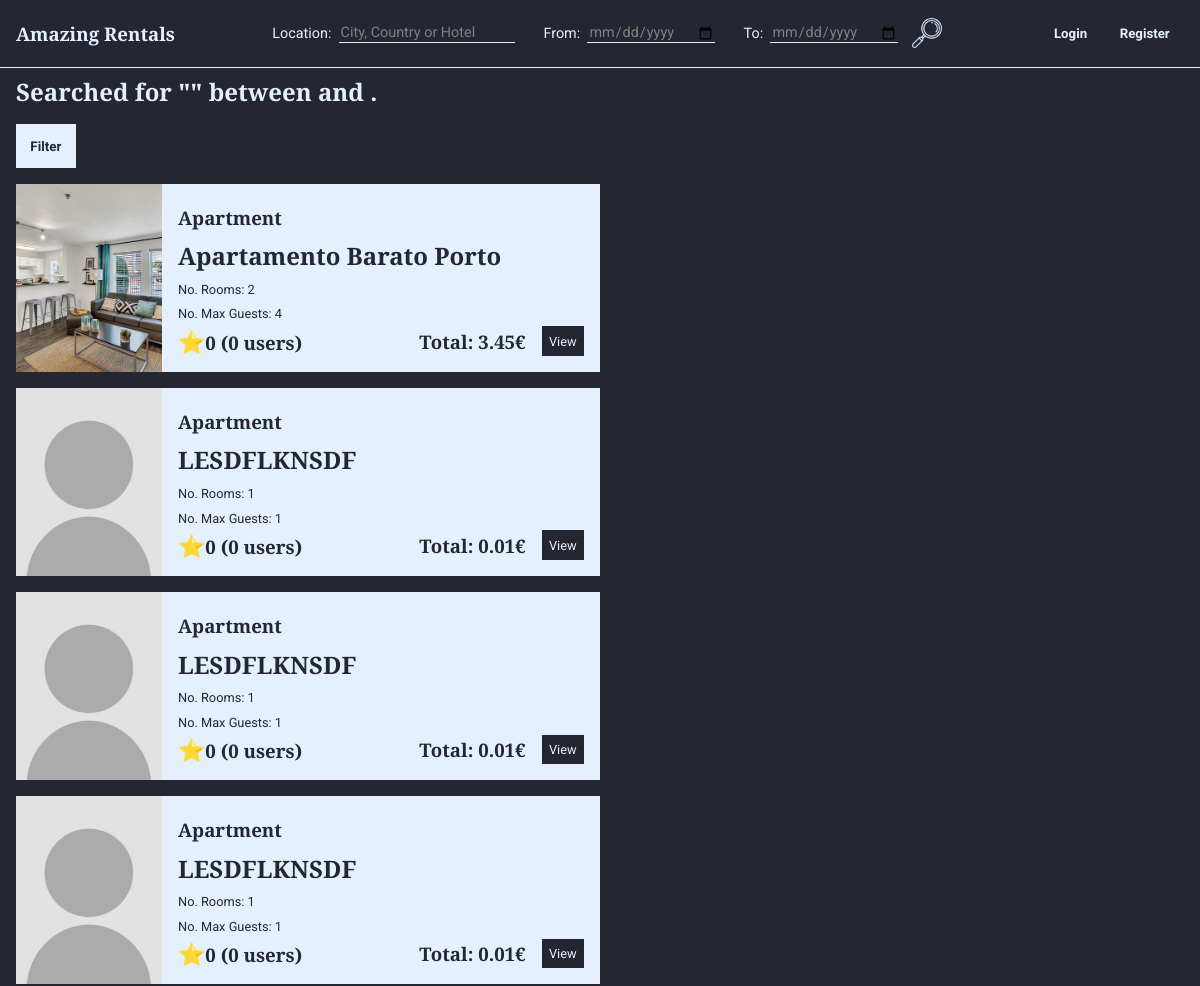
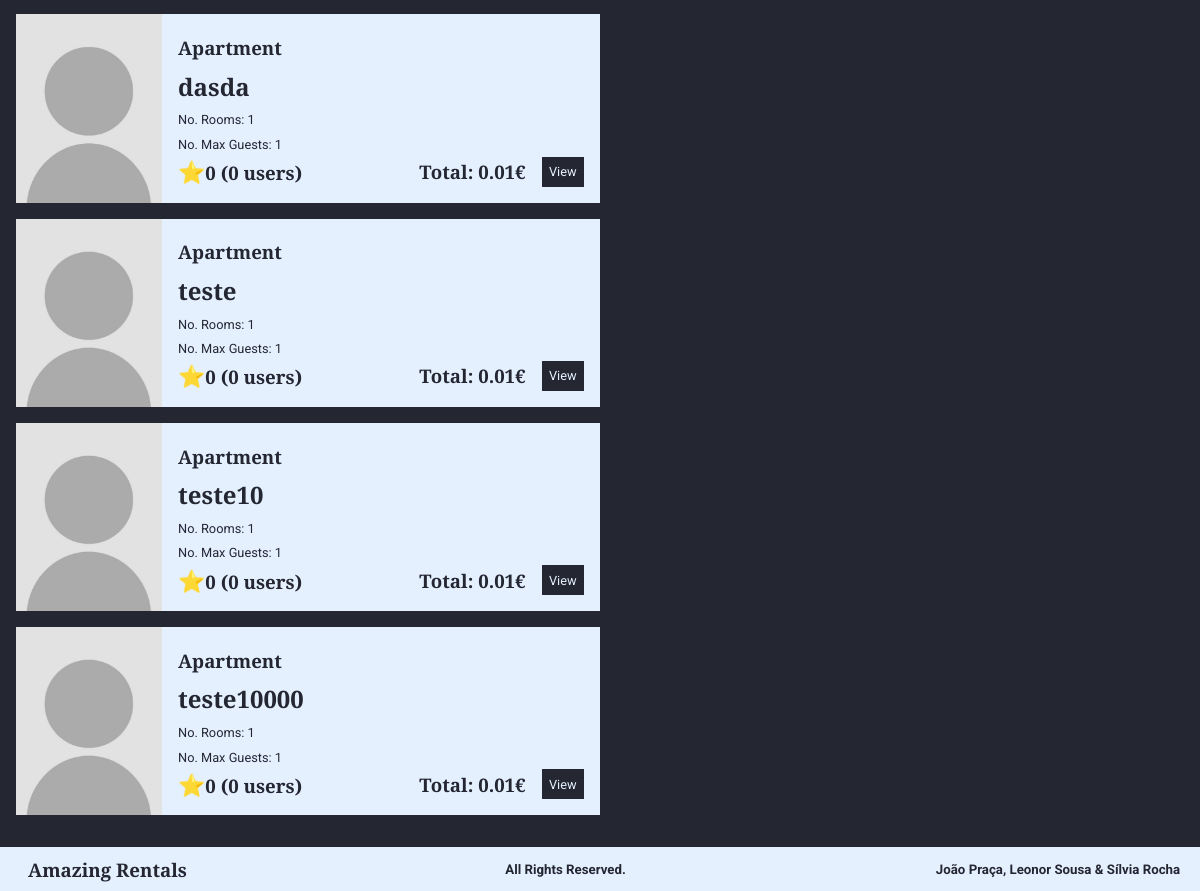
The app's page /listSearch.php with its own data (2 pictures, top to bottom).
### tables this page shows
CREATE TABLE Habitacao (
    idHabitacao INTEGER PRIMARY KEY,
    nome        TEXT,
    numQuartos  INTEGER CHECK (numQuartos > 0), 
    maxHospedes INTEGER CHECK (maxHospedes > 0),  
    precoNoite  REAL    CHECK (precoNoite > 0), 
    taxaLimpeza REAL CHECK (taxaLimpeza >= 0), 
    descricao   TEXT,
    latitude    REAL    CHECK(latitude>=-90 and latitude<=90),
    longitude   REAL    CHECK(longitude>=-180 and longitude<=180),
    morada      TEXT,
    idCidade    INTEGER REFERENCES Cidade(idCidade) ON DELETE RESTRICT ON UPDATE RESTRICT, 
    idUtilizador INTEGER REFERENCES Utilizador(idUtilizador) ON DELETE CASCADE ON UPDATE CASCADE,
    idTipo      INTEGER REFERENCES TipoDeHabitacao (idTipo) ON DELETE SET NULL ON UPDATE CASCADE, 
    idPolitica  INTEGER REFERENCES PoliticaDeCancelamento (idPolitica) ON DELETE RESTRICT ON UPDATE CASCADE
);

CREATE TABLE Imagem (
    urlImagem   VARCHAR(20) PRIMARY KEY, 
    legenda TEXT,
    idHabitacao   INTEGER REFERENCES Habitacao(idHabitacao) ON DELETE CASCADE ON UPDATE CASCADE
);

CREATE TABLE TipoDeHabitacao (
    idTipo  INTEGER PRIMARY KEY,
    nome    VARCHAR(30) UNIQUE NOT NULL
);

### database/habitations.php (called while the page is built, shortened)
<?php
function getHabitationsCity($city, $type, $minNumberGuests, $minNumberBedroom, $minPriceNight, $maxPriceNight){
    global $db;
    $stmt = $db->prepare('SELECT Habitacao.* FROM Habitacao JOIN cidade USING (idCidade)
    WHERE cidade.nome = ? AND idTipo like ? AND Habitacao.maxHospedes >= ? AND Habitacao.numQuartos >= ? AND Habitacao.precoNoite >= ? AND Habitacao.precoNoite <= ? ORDER BY nome');
    $stmt->execute(array($city, $type, $minNumberGuests, $minNumberBedroom, $minPriceNight, $maxPriceNight));
    return $stmt->fetchAll();
}
function getHabitationsCountry($country, $type, $minNumberGuests, $minNumberBedroom, $minPriceNight, $maxPriceNight){
    global $db;
    $stmt = $db->prepare('SELECT Habitacao.* FROM Habitacao JOIN cidade USING (idCidade) JOIN Pais USING (idPais) JOIN TipoDeHabitacao USING (idTipo)
    WHERE Pais.nome = ? AND idTipo like ? AND Habitacao.maxHospedes >= ? AND Habitacao.numQuartos >= ? AND Habitacao.precoNoite >= ? AND Habitacao.precoNoite <= ? ORDER BY nome');
    $stmt->execute(array($country, $type, $minNumberGuests, $minNumberBedroom, $minPriceNight, $maxPriceNight));
    return $stmt->fetchAll();
}
function getHabitationsHabitationName($name, $type, $minNumberGuests, $minNumberBedroom, $minPriceNight, $maxPriceNight){
    global $db;
    $stmt = $db->prepare('SELECT Habitacao.* FROM Habitacao JOIN TipoDeHabitacao USING (idTipo)
    WHERE Habitacao.nome like ? AND idTipo like ? AND Habitacao.maxHospedes >= ? AND Habitacao.numQuartos >= ? AND Habitacao.precoNoite >= ? AND Habitacao.precoNoite <= ? ORDER BY nome');
    $stmt->execute(array("%$name%", $type, $minNumberGuests, $minNumberBedroom, $minPriceNight, $maxPriceNight));
    return $stmt->fetchAll();
}
function getHabitations($location, $type, $minNumberGuests, $minNumberBedroom, $minPriceNight, $maxPriceNight){
    if($minPriceNight == null)
        $minPriceNight = 0;
    $habitations = array_merge(getHabitationsCity($location, $type, $minNumberGuests, $minNumberBedroom, $minPriceNight, $maxPriceNight),
    getHabitationsCountry($location, $type, $minNumberGuests, $minNumberBedroom, $minPriceNight, $maxPriceNight),
    getHabitationsHabitationName($location, $type, $minNumberGuests, $minNumberBedroom, $minPriceNight, $maxPriceNight));
    return array_unique($habitations, SORT_REGULAR);
}
function getNameType($id){
    global $db;
    $stmt = $db->prepare('SELECT nome FROM TipoDeHabitacao WHERE idTipo=?');
    $stmt->execute(array($id));
    return $stmt->fetch();
}
function getHabitationPictures($id){
    global $db;
    $stmt = $db->prepare('SELECT * FROM Imagem WHERE idHabitacao=?');
    $stmt->execute(array($id));
    return $stmt->fetchAll();
}
?>

### templates/properties/viewSearchProperty.php (the view, shortened to what this page needs)
<section class="propertySearch">
    <?php
        include_once("database/connection.php");
        include_once("database/habitations.php");
        $pictures=getHabitationPictures($habitation['idHabitacao']);
        if ($pictures != null){
            echo '<img src=' . $pictures[0]['urlImagem'] . ' alt=' . $pictures[0]['legenda'] . '>';
        }
        else{
            echo '<img src="images/ownerPicture.jpg" alt="Habitation Picture">';
        }
        $total = $habitation['precoNoite']*$days+$habitation['taxaLimpeza'];
        $rating=0;
        $n=0;
    ?>
    <div class="rightText">
        <h3><?=getNameType($habitation['idTipo'])['nome']?></h3>
        <h1><?=$habitation['nome']?></h1>
        <p>No. Rooms: <?=$habitation['numQuartos']?></p>
        <p>No. Max Guests: <?=$habitation['maxHospedes']?></p>
        <div class="horizontalElements">
            <h3 id="rating"><?=$rating?> (<?=$n?> users)</h3>
            <h3>Total: <?=$total?>€</h3>
            <a href="viewProperty.php?id=<?=$habitation['idHabitacao']?>&dateFrom=<?=$_GET['dateFrom']?>&dateTo=<?=$_GET['dateTo']?>" class="submit"><p>View</p></a>
        </div>
    </div>
</section>

### templates/common/header.php (shortened to what this page needs)
<!DOCTYPE html>
<html>
    <head>
        <link href="style.css" rel="stylesheet">
        <link href="layout.css" rel="stylesheet">
        <link href="responsive.css" rel="stylesheet">
    </head>
    <body>
        <div class="content">
            <nav id="menu">
            <ul>
                <li><a href="homepage.php"><h3>Amazing Rentals</h3></a></li>
                <li>
                    <?php
                        include('templates/common/search.php');
                    ?>
                </li>
                    <?php
                    if ($logedin){ ?>
                        <li>
                            <div class="dropdown">
                                <h5>My Area</h5>
                                <div class="dropdown-content">
                                    <a href="editProfile.php"><p>Edit Profile</p></a>
                                    <a href="listProperties.php"><p>My Properties</p></a>
                                    <a href="listReservations.php"><p>My Reservations</p></a>
                                    <a href="templates/forms/logout.php"><p>Logout</p></a>
                                </div>
                            </div>
                        </li>
                    <?php }
                    else{ ?>
                        <li>
                            <a href="login.php"><h5>Login</h5></a>
                            <a href="register.php"><h5>Register</h5></a>
                        </li>
                    <?php } ?>
            </ul>
        </nav>

### templates/common/search.php
<form id="search" method="get" action="listSearch.php">
    <p> Location: </p>
    <input class="search_input" type="search" name="location" placeholder="City, Country or Hotel" id="search_text_input" required>
    <p> From: </p>
    <input class="search_input" type="date" name="dateFrom" id="dateFrom" required>
    <p> To: </p>
    <input class="search_input" type="date" name="dateTo" id="dateTo" required>
    <input type="image" src="images/glass.png" alt="Submit" height="30" id="glass">
</form>

### listSearch.php (shortened to what this page needs)
<?php
    include_once('database/connection.php');
    include_once('database/habitations.php');
    $logedin=false;
    include_once('templates/common/header.php');
    echo '<h2 class="subtitle">Searched for "'.$_GET['location'].'" between '.$_GET['dateFrom'].' and '.$_GET['dateTo'].'.</h2>';
    echo '<div class="list_properties_options">';
    include_once("templates/common/filter.php");
    echo '</div>';
    if(isset($_GET['types']))
        $type = $_GET['types'];
    else
        $type = "%";
    if(isset($_GET['minNumberGuests']))
        $minNumberGuests = $_GET['minNumberGuests'];
    else
        $minNumberGuests = 1;
    if(isset($_GET['minNumberBedrooms']))
        $minNumberBedrooms = $_GET['minNumberBedrooms'];
    else
        $minNumberBedrooms = 1;
    if(isset($_GET['minPriceNight']))
        $minPriceNight = $_GET['minPriceNight'];
    else
        $minPriceNight = 0;
    if(isset($_GET['maxPriceNight']))
        $maxPriceNight = $_GET['maxPriceNight'];
    else
        $maxPriceNight = 99999;
    $properties = getHabitations($_GET['location'], $type, $minNumberGuests, $minNumberBedrooms, $minPriceNight, $maxPriceNight);
    $datetime1 = strtotime($_GET['dateFrom'] . ' 00:00:00');
    $datetime2 = strtotime($_GET['dateTo'] . ' 00:00:00');
    $secs = $datetime2 - $datetime1;
    $days = $secs / 86400;
    foreach ($properties as $habitation){
        include("templates/properties/viewSearchProperty.php");
    }
    include_once('templates/common/footer.php');
?>

### templates/common/filter.php (shortened to what this page needs)
<button id="filter_button">Filter</button>
                    <?php
                    include_once('database/connection.php');
                    include_once('database/habitations.php');
                    ?>

### templates/common/footer.php
        </div>
        <footer class="footer">
            <h3>Amazing Rentals</h3>
            <h5>All Rights Reserved.</h5>
            <h5>João Praça, Leonor Sousa & Sílvia Rocha</h5>
        </footer>
    </body>
</html>

### style.css (style rules this page uses)
:root { --myDarkBlue: #242732; --myLightBlue: #E5F0FF; --titlesFont: Arvo, Courier, sans-serif; --bodyFont: Roboto, sans-serif; }
h1, h2, h3 { font-family: var(--titlesFont); margin: 0 0.5em 0 0; }
h4, h5, h6, p, span, input, label, tr, a, #filter_button { font-family: var(--bodyFont); }
p { font-size: 0.8em; }
a { color: var(--myLightBlue) }
body { background-color: var(--myDarkBlue); color: var(--myLightBlue); }
#menu { border-bottom-width: thin; border-bottom-color: var(--myLightBlue); border-bottom-style: solid; background-color: var(--myDarkBlue); }
#menu ul { list-style-type: none; }
#menu a { color: var(--myLightBlue); text-decoration: none; }
body>footer { background: var(--myLightBlue); color: var(--myDarkBlue); }
#menu li:first-child+li+li h5, #menu li:first-child+li+li+li h5, .dropdown-content p { background: var(--myDarkBlue); border-style: solid; border-width: thin; border-color: var(--myDarkBlue); }
input, select, textarea { background: var(--myLightBlue); color: var(--myDarkBlue); border-style: none; }
#glass { background: var(--myDarkBlue); }
.search_input { border-bottom-width: thin; border-bottom-color: var(--myLightBlue); border-bottom-style: solid; background-color: transparent; color: var(--myLightBlue); }
.submit { background: var(--myDarkBlue); color: var(--myLightBlue); text-align: center; border-style: solid; border-width: thin; border-color: var(--myDarkBlue); }
.propertyShort, .reservationShort, .propertySearch { background: var(--myLightBlue); color: var(--myDarkBlue); }
.propertyShort a, .reservationShort a, .propertySearch a { text-decoration: none; }
.list_properties_options h5, .list_properties_options #filter_button { background-color: var(--myLightBlue); color: var(--myDarkBlue); border-style: solid; border-width: thin; border-color: var(--myLightBlue); font-weight: bold; }
.list_properties_options a, button { text-decoration: none; }
#search p, input { font-size: 0.9em; }
#search input::placeholder, #search #dateFrom, #search #dateTo, #search input { color: grey; }
#rating { display: block; }
#rating::before { content: '\2B50'; font-size: 1.17em; }

### layout.css (style rules this page uses)
html, body { height: 100%; }
body { display: flex; flex-direction: column; margin: 0; padding: 0; }
.content { flex: 1 0 auto; margin: 3.7em 0 0 0; }
#menu { position: fixed; top: 0; width: 100%; z-index: 999; overflow: visible; }
#menu ul { text-align: center; padding: 0; margin: 0; display: flex; align-items: center; justify-content: space-between; }
#menu li:first-child, #menu li:first-child~li~li { flex-basis: 200px; text-align: right; }
#menu li:first-child~li~li a { display: inline-block; }
#menu li:first-child { text-align: left; margin-top: 1em; margin-bottom: 1em; }
#glass { vertical-align: middle; margin: 1em; }
#search_text_input, #dateFrom, #dateTo { margin-right: 0em; }
#menu li { padding: 0em 1em; }
#menu h5 { margin: 0; padding: 1em; }
.footer { flex-shrink: 0; text-align: center; margin: 1em 0 0 0; padding: 0; display: flex; align-items: center; justify-content: space-between; }
.footer h3, h5 { margin: 0.5em; padding: 0em 1em; }
#search { display: flex; align-items: center; }
#search p { margin-left: 2em; margin-right: 0.5em; }
.propertyShort, .reservationShort, .propertySearch { width: calc(50% - 1rem); display: flex; margin: 1rem; }
.propertyShort img, .reservationShort img, .propertySearch img { object-fit: cover; width: 25%; }
.rightText { display: flex; flex-direction: column; justify-content: flex-start; padding: 1rem; width: 75%; }
.rightText h1, h3, h4, p { margin: 0; padding: 0.3rem 0 0.3rem 0; }
.horizontalElements { display: flex; justify-content: flex-end; align-items: center; margin-top: auto; }
.horizontalElements a { margin-left: 1em; }
.horizontalElements h3 { padding: 0; }
.horizontalElements p { padding: 0.5em; }
#rating { margin-right: auto; }
.list_properties_options { display: flex; margin: 1rem; }
.list_properties_options h5, #filter_button { margin: 0 1rem 0 0; padding: 1em; }
.subtitle { margin: 1rem; }

### records on screen
habitacao: imagem.urlImagem (picture), idTipo.nome "Apartment", nome "Apartamento Barato Porto", numQuartos "2", maxHospedes "4", n "0", taxaLimpeza "3.45"
habitacao: idTipo.nome "Apartment", nome "LESDFLKNSDF", numQuartos "1", maxHospedes "1", n "0", precoNoite "0.01"
habitacao: idTipo.nome "Apartment", nome "LESDFLKNSDF", numQuartos "1", maxHospedes "1", n "0", precoNoite "0.01"
habitacao: idTipo.nome "Apartment", nome "LESDFLKNSDF", numQuartos "1", maxHospedes "1", n "0", precoNoite "0.01"
habitacao: idTipo.nome "Apartment", nome "dasda", numQuartos "1", maxHospedes "1", n "0", precoNoite "0.01"
habitacao: idTipo.nome "Apartment", nome "teste", numQuartos "1", maxHospedes "1", n "0", precoNoite "0.01"
habitacao: idTipo.nome "Apartment", nome "teste10", numQuartos "1", maxHospedes "1", n "0", precoNoite "0.01"
habitacao: idTipo.nome "Apartment", nome "teste10000", numQuartos "1", maxHospedes "1", n "0", precoNoite "0.01"
